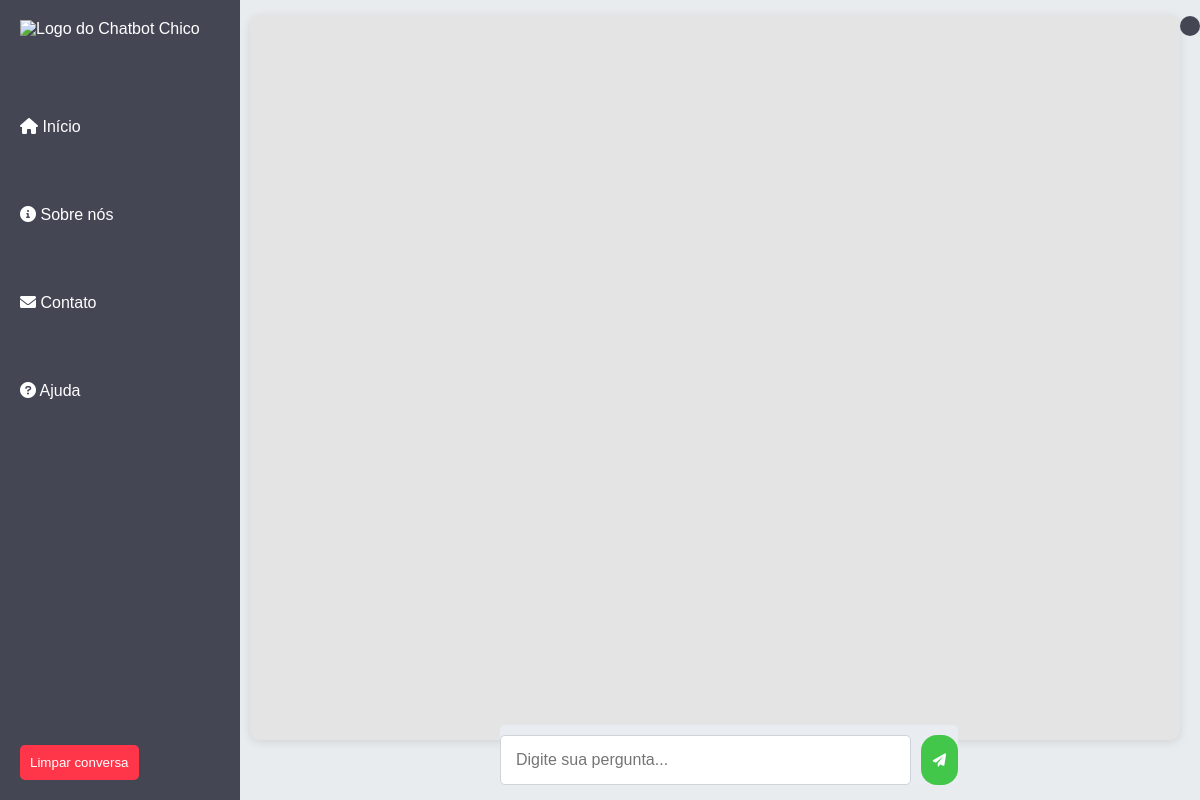
Before: / with the older database file.
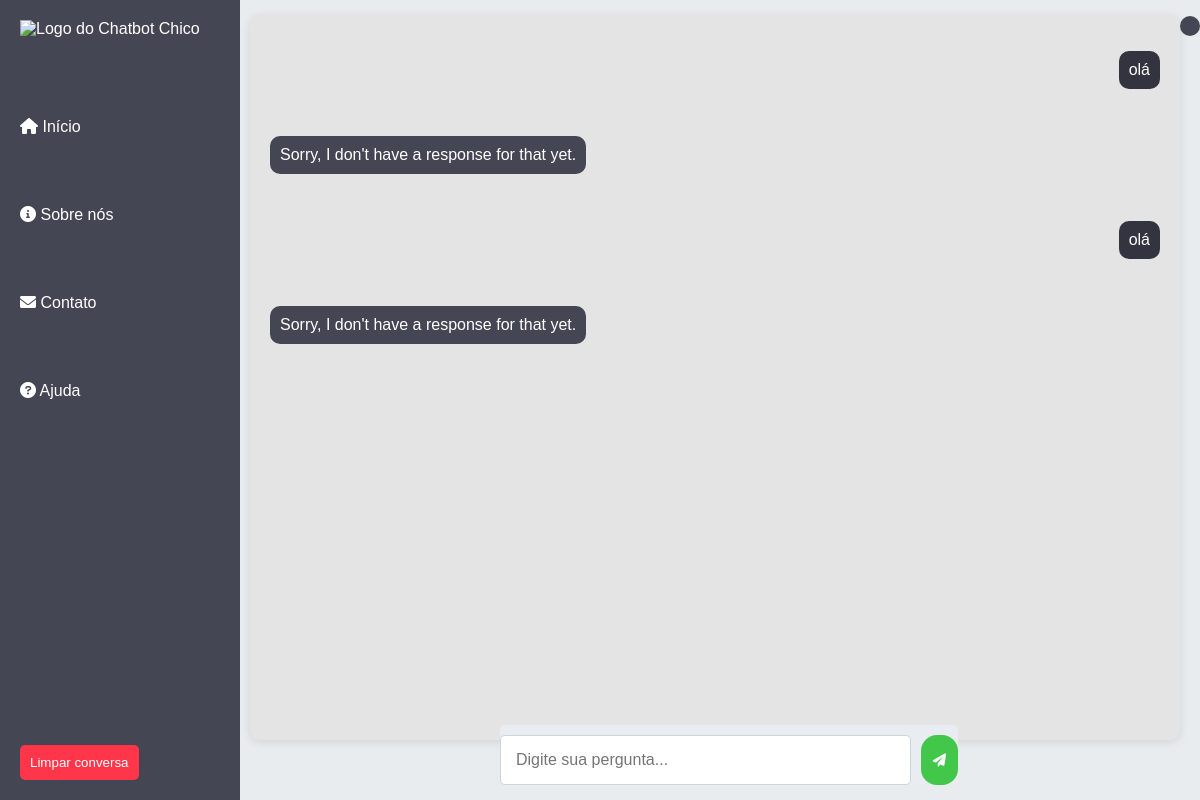
After: the same page with the newer database file.
### tables this page shows
CREATE TABLE messages (
            id INTEGER PRIMARY KEY AUTOINCREMENT,
            role TEXT NOT NULL,
            content TEXT NOT NULL,
            timestamp DATETIME DEFAULT CURRENT_TIMESTAMP
        );

### app.py (the view, shortened to what this page needs)
@app.route("/", methods=["GET", "POST"])
def chat():
    return render_template("index.html", historico_chat=get_messages())

### database.py (called while the page is built)
def get_messages():
    conn = sqlite3.connect('chatbot.db')
    cursor = conn.cursor()
    cursor.execute('SELECT role, content FROM messages ORDER BY timestamp')
    messages = cursor.fetchall()
    conn.close()
    print(f"Messages retrieved from database: {messages}")
    return messages

### templates/index.html (shortened to what this page needs)
<!DOCTYPE html>
<html lang="pt-BR">
<head>
    <link rel="stylesheet" href="https://cdnjs.cloudflare.com/ajax/libs/font-awesome/6.0.0-beta3/css/all.min.css">
</head>
<body>
<div class="sidebar">
    <img src="../public/chico_v3.png" alt="Logo do Chatbot Chico" style="width: 100%; height:auto; margin-bottom:20px;">
    <a href="/home" class="sidebar-link"><i class="fas fa-home"></i>   Início</a>
    <a href="/about" class="sidebar-link"><i class="fas fa-info-circle"></i>   Sobre nós</a>
    <a href="/contact" class="sidebar-link"><i class="fas fa-envelope"></i>   Contato</a>
    <a href="/help" class="sidebar-link"><i class="fas fa-question-circle"></i>   Ajuda</a>
    <form method="POST" action="/clear_history" style="margin-top:20px;">
        <button type="submit" onclick="return confirm('Você tem certeza de que deseja limpar o histórico?');" style="position: fixed; bottom: 20px; background-color: #ff364a; color: white; border: none; padding: 10px; border-radius: 5px; cursor: pointer;">
            Limpar conversa
        </button>
    </form>
</div>
<div class="chat-container">
    <div class="chat-box" id="chat-box">
       {% include "chat_history.html" %}
    </div>
    <div class="input-container">
       <form id="chat-form">
           <input type="text" name="pergunta" placeholder="Digite sua pergunta..." required>
           <button type="submit"><i class="fas fa-paper-plane"></i></button>
       </form>
   </div>
</div>
<div class="message bot">
    <p>{{ bot_response|safe }}</p>
</div>
</body>
</html>

### templates/chat_history.html
{% if historico_chat %}
    {% for message in historico_chat %}
        <div class="message {{ message[0] }}">
            <p style="white-space: pre-wrap;">{{ message[1]|safe }}</p>
        </div>
    {% endfor %}
{% endif %}

### templates/index.html (style rules this page uses)
body { display: flex; margin: 0; font-family: Arial, sans-serif; background-color: #e9ecef; height: 100vh; }
.sidebar { width: 200px; background-color: #444654; color: white; padding: 20px; position: fixed; height: 100%; overflow-y: auto; }
.sidebar a { color: white; text-decoration: none; display: block; padding: 10px 0; }
.chat-container { margin-left: 250px; display: flex; flex-direction: column; width: calc(100% - 250px); height: 100%; }
.chat-box { padding: 20px; flex-grow: 1; overflow-y: auto; background-color: #e4e4e4; border-radius: 10px; box-shadow: 0 2px 10px rgba(0, 0, 0, 0.1); margin-top: 15px; }
.message { margin-bottom: 15px; }
.message.user { text-align: right; }
.message.user p { background-color: #333440; color: white; display: inline-block; padding: 10px; border-radius: 10px; max-width: 70%; }
.message.bot p { background-color: #444654; color: white; display: inline-block; padding: 10px; border-radius: 10px; max-width: 70%; }
.input-container { display: flex; justify-content: center; position: relative; bottom: 15px; background-color: #e9ecf0; border-radius: 5px; left: 250px; width: calc(60% - 100px); }
.input-container form { display: flex; top: 5px; border-radius: 5px; width: 100%; max-width: 600px; margin: 0 auto; }
.input-container input { flex-grow: 1; padding: 15px; border-radius: 5px; border: 1px solid #ced4da; font-size: 16px; margin-top: 10px; margin-right: 10px; }
.input-container button { background-color:#42c74b; color:white; border:none; border-radius: 1rem; cursor:pointer; margin-top: 10px; padding:.5rem .75rem; }
.sidebar-link { display:block; margin: 50px 0 15px 0; text-decoration:none ; color :inherit ; }
.sidebar-link i { margin-right :8 px ; }

Changed rows visible on the page:
added messages: content "olá"
added messages: content "Sorry, I don't have a response for that yet."
added messages: content "olá"
added messages: content "Sorry, I don't have a response for that yet."
